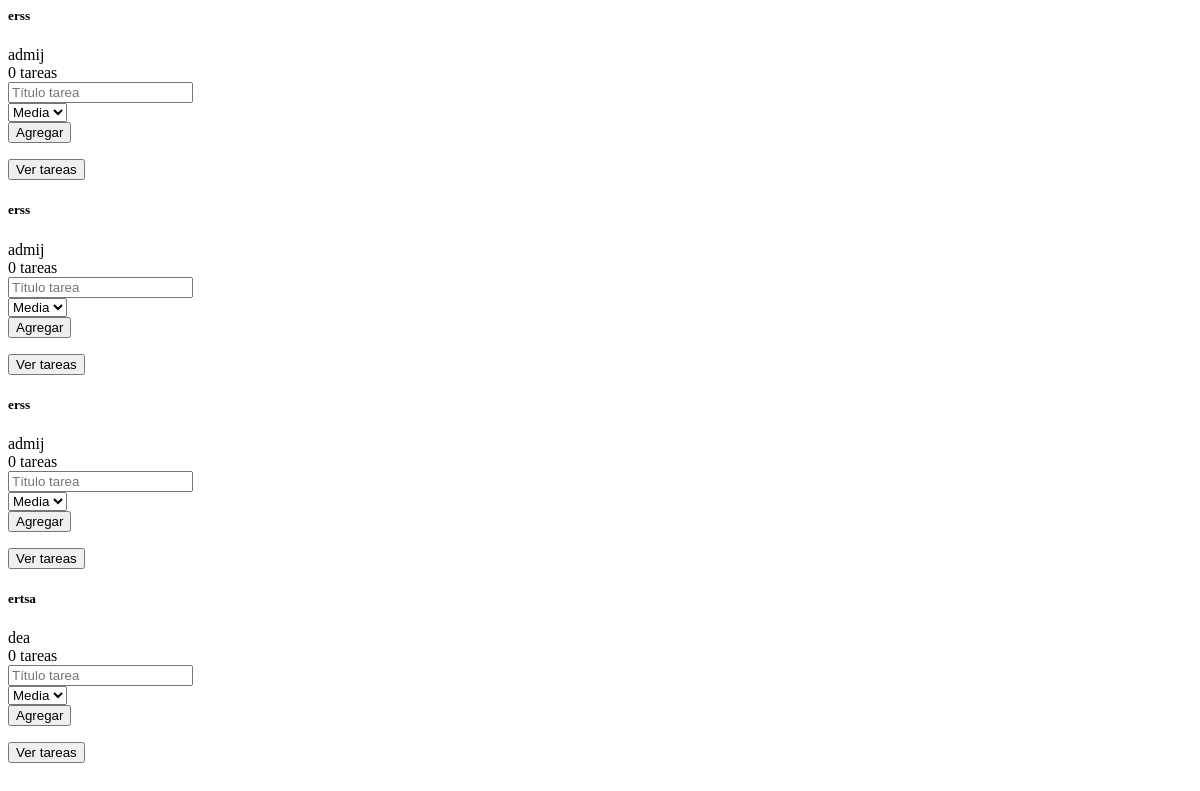
/proyectos, run on an earlier commit of the app's database.
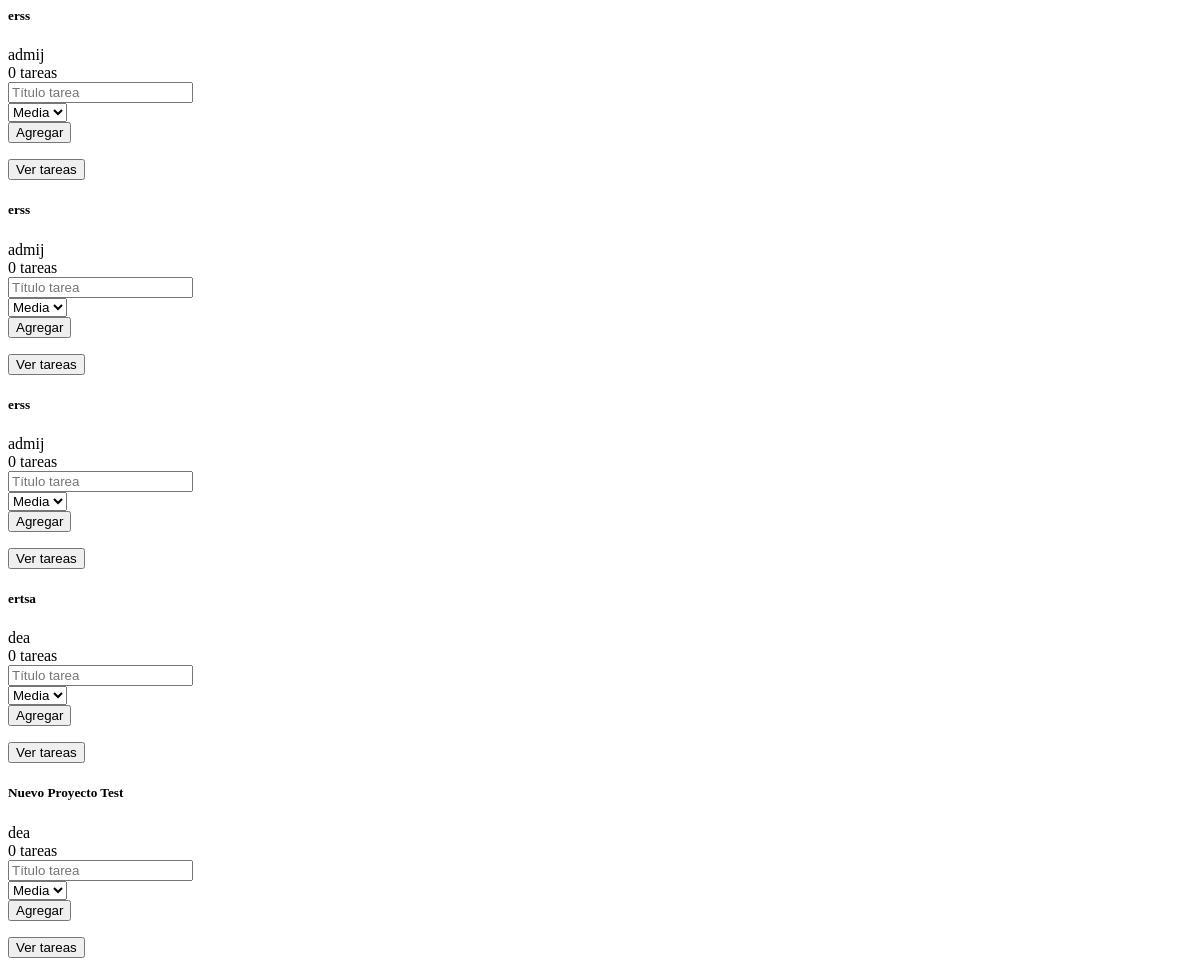
And on a later commit of the database.
### app/models/proyecto.py (models this page shows, shortened)
class Proyecto(Base):
    __tablename__ = "proyectos"
    id: Mapped[int] = mapped_column(primary_key=True)
    nombre: Mapped[str] = mapped_column(String(50), nullable=False)
    descripcion: Mapped[Optional[str]] = mapped_column(String(500), default=None)
    usuario_id: Mapped[int] = mapped_column(ForeignKey("usuarios.id"), nullable=False)
    usuario: Mapped["Usuario"] = relationship(
        "Usuario",
        back_populates="proyectos",
    )
    tareas: Mapped[List["Tarea"]] = relationship(
        "Tarea",
        back_populates="proyecto",
        cascade="all, delete-orphan",
    )

### app/models/usuario.py (models this page shows, shortened)
class Usuario(Base):
    __tablename__ = "usuarios"
    id: Mapped[int] = mapped_column(primary_key=True)
    username: Mapped[str] = mapped_column(String(50), unique=True, nullable=False)
    email: Mapped[str] = mapped_column(String(100), unique=True, nullable=False)
    activo: Mapped[bool] = mapped_column(default=True)
    proyectos: Mapped[List["Proyecto"]] = relationship(
        "Proyecto",
        back_populates="usuario",
        cascade="all, delete-orphan",
    )

### api/routes/proyectos.py (the view)
@router.get("", response_class=HTMLResponse, summary="Listar proyectos (fragmento HTMX)")
async def listar_proyectos(request: Request, session: AsyncSession = Depends(get_db)):
    stmt = select(Proyecto).options(
        joinedload(Proyecto.usuario),
        joinedload(Proyecto.tareas)
    ).order_by(Proyecto.id)
    result = await session.execute(stmt)
    proyectos_list = result.unique().scalars().all()
    proyectos = [
        {"id": p.id, "proyecto": p, "total_tareas": len(p.tareas)}
        for p in proyectos_list
    ]
    return templates.TemplateResponse(
        request=request,
        name="proyectos/lista.html",
        context={"proyectos": proyectos},
    )

### templates/proyectos/lista.html (shortened to what this page needs)
{% for item in proyectos %}
<div class="card mb-3 shadow-sm">
    <div class="card-body">
        <div class="d-flex justify-content-between align-items-start">
            <div>
                <h5 class="card-title mb-1">
                    {{ item.proyecto.nombre }}
                </h5>
                <span class="badge bg-light text-dark border">
                    {{ item.proyecto.usuario.username }}
                </span>
            </div>
            <span class="badge bg-primary rounded-pill">
                {{ item.total_tareas }} tarea{{ 's' if item.total_tareas != 1 else '' }}
            </span>
        </div>
        <div class="mt-3">
            <form class="row g-2 mb-2"
                  hx-ext="json-enc"
                  hx-post="/proyectos/{{ item.id }}/tareas"
                  hx-target="#tareas-{{ item.id }}"
                  hx-swap="beforeend"
                  hx-on::after-request="this.reset()">
                <div class="col-sm-5">
                    <input class="form-control form-control-sm" type="text"
                           name="titulo" placeholder="Título tarea" required minlength="3" maxlength="100">
                </div>
                <div class="col-sm-4">
                    <select class="form-select form-select-sm" name="prioridad">
                        <option value="MEDIA" selected>Media</option>
                    </select>
                </div>
                <div class="col-sm-3">
                    <button class="btn btn-primary btn-sm w-100" type="submit">
                         Agregar
                    </button>
                </div>
            </form>
            <button class="btn btn-outline-secondary btn-sm mb-2"
                    hx-get="/proyectos/{{ item.id }}/tareas"
                    hx-target="#tareas-{{ item.id }}"
                    hx-swap="innerHTML"
                    hx-trigger="click">
                Ver tareas
            </button>
        </div>
    </div>
</div>
{% else %}
<div class="alert alert-light text-muted">
    <i class="bi bi-info-circle me-2"></i>No hay proyectos todavía. ¡Crea el primero!
</div>
{% endfor %}

What changed in the data, as far as the page shows it:
added Proyecto: proyecto.nombre "Nuevo Proyecto Test"
Also different on the page:
new list line: "dea"
new list line: "0 tarea s  Media Agregar Ver tareas"
